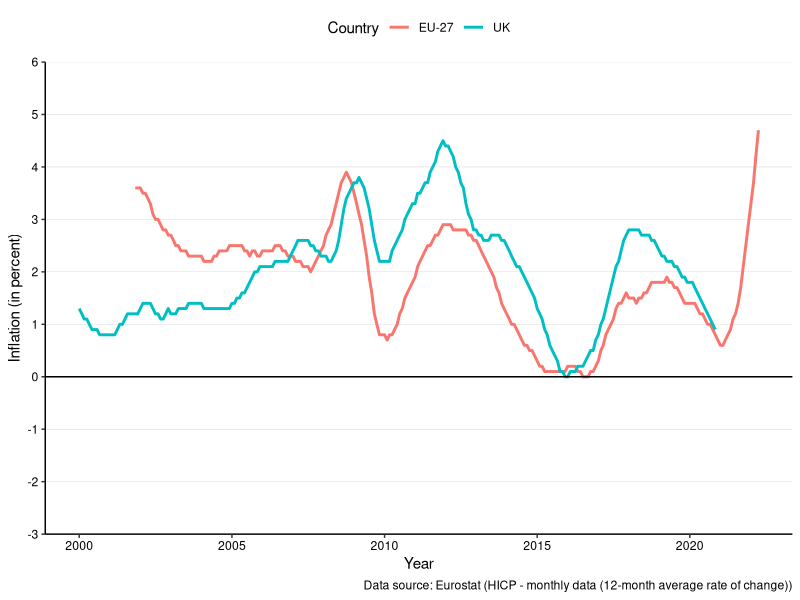
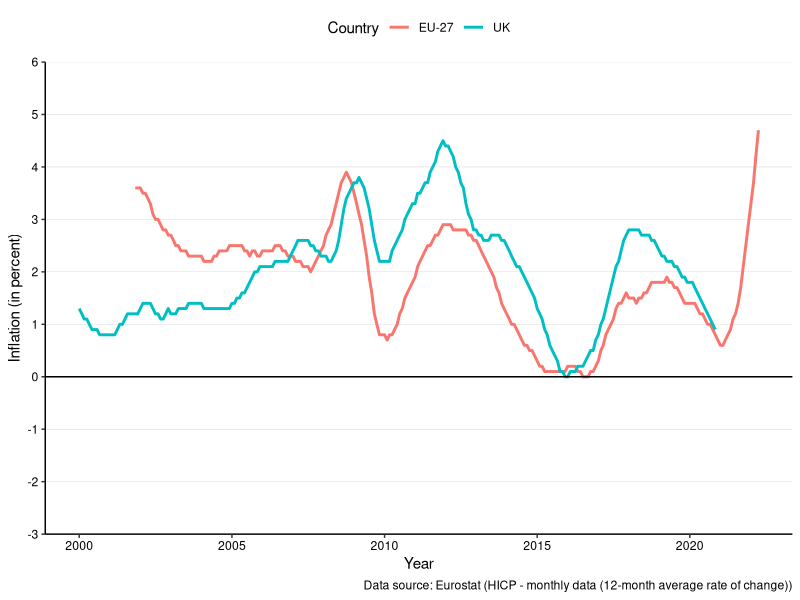

R code for these plots, in order:
library(tidyverse)
library(readxl)
library(zoo)

# set working directory
setwd("C:\\Users\\hs17922\\Downloads\\Economic Data for UOB Students Handbook")


# Load Data from Eurostat
HICP2<-read_excel("HICP2.xlsx",sheet="R")

# Tidy data
HICP2$Value<-as.numeric(HICP2$Value)
HICP2<-drop_na(HICP2)
HICP2$Time<-as.Date(as.yearmon(HICP2$Time))
HICP2$Time<-as.Date(HICP2$Time,"%Y-%m-%d")

# Plot graph
ggplot(HICP2,aes(x=Time,y=Value,colour=Country))+
  geom_line(size=1)+
  labs(x="Year",y="Inflation (in percent)",caption = "Data source: Eurostat (HICP - monthly data (12-month average rate of change))")+
  theme(panel.background = element_rect(fill="white"))+
  theme(axis.line = element_line(colour = "black"))+
  theme(panel.grid.major.x = element_blank(),panel.grid.major.y = element_line(size=.1, color="grey"))+
  theme(axis.text.y = element_text(colour = "black"))+
  theme(axis.text.x = element_text(colour = "black"),
        legend.position="top",legend.key =element_rect(fill="white") )+
  scale_y_continuous(expand=c(0,0),breaks=scales::extended_breaks(n=10),limits = c(-3,6))+
  geom_abline(intercept=0,slope=0)

ggsave("ex1_2.png")

